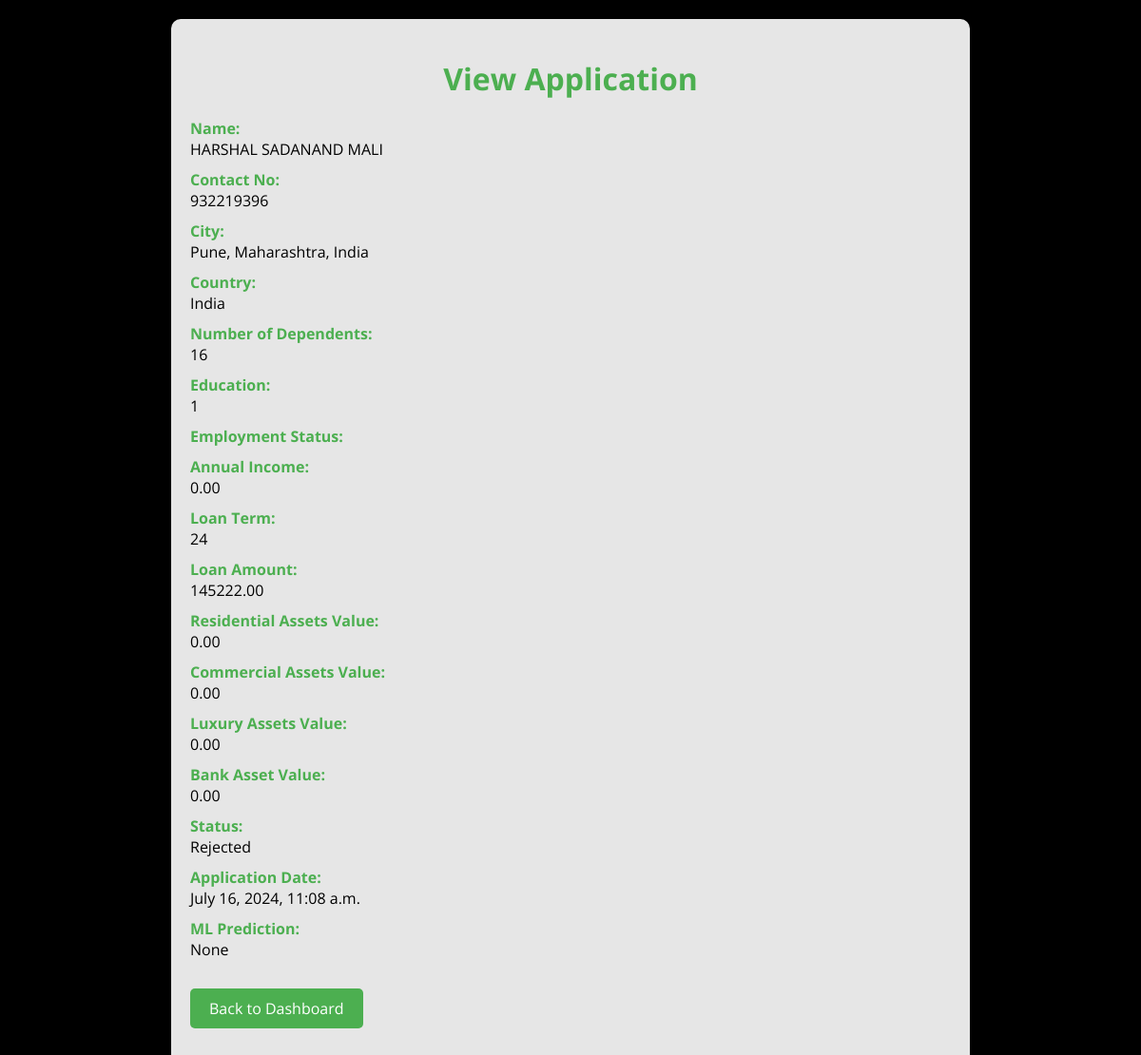
The page /loans/application/1/ (signed in) on the database its author committed.
### loans/models.py (models this page shows, shortened)
class Application(models.Model):
    STATUS_CHOICES = [
        ('P', 'Pending'),
        ('A', 'Approved'),
        ('R', 'Rejected'),
    ]
    user = models.ForeignKey(User, on_delete=models.CASCADE)
    name = models.CharField(max_length=100)
    contact_no = models.CharField(max_length=15)
    city = models.CharField(max_length=100)
    country = models.CharField(max_length=100,default='India')  # Added field for country
    no_of_dependents = models.IntegerField()
    education = models.IntegerField(choices=[(0, '0'), (1, '1')],default=1)
    employment_status = models.IntegerField(default=1)
    income_annum = models.DecimalField(max_digits=12, decimal_places=2 , default=0)
    loan_amount = models.DecimalField(max_digits=10, decimal_places=2)
    loan_term = models.IntegerField(help_text="Loan term in years")
    cibil_score = models.IntegerField()
    residential_assets_value = models.DecimalField(max_digits=12, decimal_places=2, default=0)
    commercial_assets_value = models.DecimalField(max_digits=12, decimal_places=2, default=0)
    luxury_assets_value = models.DecimalField(max_digits=12, decimal_places=2, default=0)
    bank_asset_value = models.DecimalField(max_digits=12, decimal_places=2, default=0)
    status = models.CharField(max_length=1, choices=STATUS_CHOICES, default='P')
    application_date = models.DateTimeField(auto_now_add=True)
    passport_photo = models.ImageField(upload_to='passport_photos/', null=True, blank=True)
    ml_prediction = models.CharField(max_length=50, blank=True, null=True)

### loans/views.py (the view)
# urls.py: path('application/<int:application_id>/', views.view_application, name='view_application'),
@login_required
def view_application(request, application_id):
    application = get_object_or_404(Application, id=application_id)
    if request.method == 'POST':
        form = ApplicationForm(request.POST, instance=application)
        if form.is_valid():
            application = form.save(commit=False)
            application.save()
            return redirect('admin_dashboard')
    else:
        form = ApplicationForm(instance=application)
    return render(request, 'loans/view_application.html', {'form': form, 'application': application})

### loans/templates/loans/view_application.html (shortened to what this page needs)
<!DOCTYPE html>
<html lang="en">
<head>
    <link rel="stylesheet" href="https://cdnjs.cloudflare.com/ajax/libs/feather-icons/4.28.0/feather.min.css">
</head>
<body>
    <div class="container">
        <h1>View Application</h1>
        <div class="field">
            <label for="name">Name:</label>
            <p>{{ application.name }}</p>
        </div>
        <div class="field">
            <label for="contact_no">Contact No:</label>
            <p>{{ application.contact_no }}</p>
        </div>
        <div class="field">
            <label for="city">City:</label>
            <p>{{ application.city }}</p>
        </div>
        <div class="field">
            <label for="country">Country:</label>
            <p>{{ application.country }}</p>
        </div>
        <div class="field">
            <label for="no_of_dependents">Number of Dependents:</label>
            <p>{{ application.no_of_dependents }}</p>
        </div>
        <div class="field">
            <label for="education">Education:</label>
            <p>{{ application.get_education_display }}</p>
        </div>
        <div class="field">
            <label for="employment_status">Employment Status:</label>
        </div>
        <div class="field">
            <label for="income_annum">Annual Income:</label>
            <p>{{ application.income_annum }}</p>
        </div>
        <div class="field">
            <label for="loan_term">Loan Term:</label>
            <p>{{ application.loan_term }}</p>
        </div>
        <div class="field">
            <label for="loan_amount">Loan Amount:</label>
            <p>{{ application.loan_amount }}</p>
        </div>
        <div class="field">
            <label for="residential_assets_value">Residential Assets Value:</label>
            <p>{{ application.residential_assets_value }}</p>
        </div>
        <div class="field">
            <label for="commercial_assets_value">Commercial Assets Value:</label>
            <p>{{ application.commercial_assets_value }}</p>
        </div>
        <div class="field">
            <label for="luxury_assets_value">Luxury Assets Value:</label>
            <p>{{ application.luxury_assets_value }}</p>
        </div>
        <div class="field">
            <label for="bank_asset_value">Bank Asset Value:</label>
            <p>{{ application.bank_asset_value }}</p>
        </div>
        <div class="field">
            <label for="status">Status:</label>
            <p>{{ application.get_status_display }}</p>
        </div>
        <div class="field">
            <label for="application_date">Application Date:</label>
            <p>{{ application.application_date }}</p>
        </div>
        <div class="field">
            <label for="ml_prediction">ML Prediction:</label>
            <p>{{ application.ml_prediction }}</p>
        </div>
        <a href="{% url 'admin_dashboard' %}">Back to Dashboard</a>
    </div>
</body>
</html>

### loans/templates/loans/view_application.html (style rules this page uses)
:root { --border-radius: 10px; --spacer: 1rem; --primary: #C4151C; --text: #fff; }
body { background: #000 url(https://unsplash.it/1600/1000/?random); background-size: cover; background-position: center; font-family: 'Open Sans', sans-serif; color: var(--text); margin: 0; padding: 0; }
.container { max-width: 800px; margin: 20px auto; padding: 20px; background-color: rgba(255, 255, 255, 0.9); border-radius: var(--border-radius); box-shadow: 0 2px 5px rgba(0, 0, 0, 0.1); }
h1 { text-align: center; color: #4CAF50; margin-bottom: 20px; }
.field { margin-bottom: 10px; }
.field label { font-weight: bold; color: #4CAF50; }
.field p { margin: 0; color: #000; }
a { display: inline-block; margin: 20px auto; padding: 10px 20px; background-color: #4CAF50; color: white; text-decoration: none; border-radius: 5px; text-align: center; cursor: pointer; }

### rows shown on the page
Application: name "HARSHAL SADANAND MALI", contact_no "932219396", city "Pune, Maharashtra, India", country "India", no_of_dependents "16", education "1", income_annum "0.00", loan_term "24", loan_amount "145222.00", residential_assets_value "0.00", commercial_assets_value "0.00", luxury_assets_value "0.00", bank_asset_value "0.00", status "Rejected", application_date "July 16, 2024, 11:08 a.m.", ml_prediction "None"
